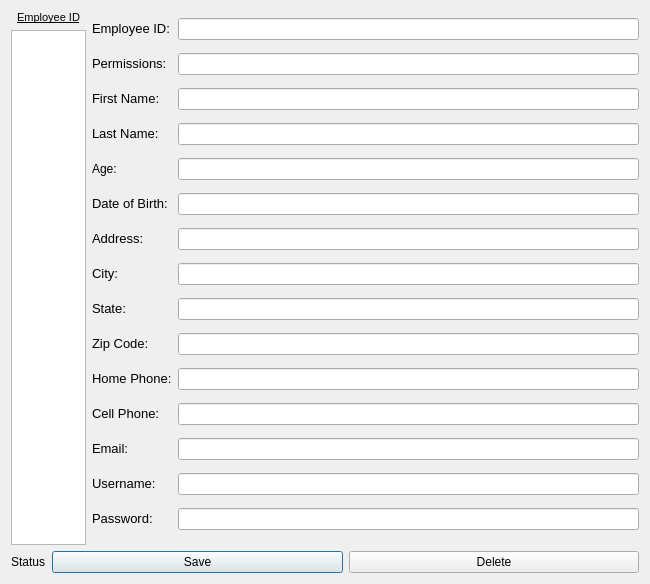
<?xml version="1.0" encoding="UTF-8"?>
<ui version="4.0">
 <class>EditEmployees</class>
 <widget class="QDialog" name="EditEmployees">
  <property name="geometry">
   <rect>
    <x>0</x>
    <y>0</y>
    <width>650</width>
    <height>584</height>
   </rect>
  </property>
  <property name="windowTitle">
   <string>Dialog</string>
  </property>
  <layout class="QGridLayout" name="gridLayout_3">
   <item row="0" column="0" colspan="2">
    <widget class="QLabel" name="label">
     <property name="maximumSize">
      <size>
       <width>75</width>
       <height>16777215</height>
      </size>
     </property>
     <property name="text">
      <string>&lt;html&gt;&lt;head/&gt;&lt;body&gt;&lt;p align=&quot;center&quot;&gt;&lt;span style=&quot; font-size:8pt; text-decoration: underline;&quot;&gt;Employee ID&lt;/span&gt;&lt;/p&gt;&lt;/body&gt;&lt;/html&gt;</string>
     </property>
    </widget>
   </item>
   <item row="0" column="2" rowspan="2">
    <layout class="QGridLayout" name="gridLayout">
     <item row="0" column="0">
      <widget class="QLabel" name="EIN">
       <property name="text">
        <string>&lt;html&gt;&lt;head/&gt;&lt;body&gt;&lt;p&gt;&lt;span style=&quot; font-size:10pt;&quot;&gt;Employee ID:&lt;/span&gt;&lt;/p&gt;&lt;/body&gt;&lt;/html&gt;</string>
       </property>
      </widget>
     </item>
     <item row="0" column="1">
      <widget class="QLineEdit" name="einlineedit2"/>
     </item>
     <item row="1" column="0">
      <widget class="QLabel" name="permissions">
       <property name="text">
        <string>&lt;html&gt;&lt;head/&gt;&lt;body&gt;&lt;p&gt;&lt;span style=&quot; font-size:10pt;&quot;&gt;Permissions:&lt;/span&gt;&lt;/p&gt;&lt;/body&gt;&lt;/html&gt;</string>
       </property>
      </widget>
     </item>
     <item row="1" column="1">
      <widget class="QLineEdit" name="permissionslineedit2"/>
     </item>
     <item row="2" column="0">
      <widget class="QLabel" name="firstname">
       <property name="text">
        <string>&lt;html&gt;&lt;head/&gt;&lt;body&gt;&lt;p&gt;&lt;span style=&quot; font-size:10pt;&quot;&gt;First Name:&lt;/span&gt;&lt;/p&gt;&lt;/body&gt;&lt;/html&gt;</string>
       </property>
      </widget>
     </item>
     <item row="2" column="1">
      <widget class="QLineEdit" name="firstnameedit2"/>
     </item>
     <item row="3" column="0">
      <widget class="QLabel" name="lastname">
       <property name="text">
        <string>&lt;html&gt;&lt;head/&gt;&lt;body&gt;&lt;p&gt;&lt;span style=&quot; font-size:10pt;&quot;&gt;Last Name:&lt;/span&gt;&lt;/p&gt;&lt;/body&gt;&lt;/html&gt;</string>
       </property>
      </widget>
     </item>
     <item row="3" column="1">
      <widget class="QLineEdit" name="lastnameedit2"/>
     </item>
     <item row="4" column="0">
      <widget class="QLabel" name="age">
       <property name="text">
        <string>Age:</string>
       </property>
      </widget>
     </item>
     <item row="4" column="1">
      <widget class="QLineEdit" name="agelineedit2"/>
     </item>
     <item row="5" column="0">
      <widget class="QLabel" name="dob">
       <property name="text">
        <string>&lt;html&gt;&lt;head/&gt;&lt;body&gt;&lt;p&gt;&lt;span style=&quot; font-size:10pt;&quot;&gt;Date of Birth: &lt;/span&gt;&lt;/p&gt;&lt;/body&gt;&lt;/html&gt;</string>
       </property>
      </widget>
     </item>
     <item row="5" column="1">
      <widget class="QLineEdit" name="doblineedit2"/>
     </item>
     <item row="6" column="0">
      <widget class="QLabel" name="address">
       <property name="text">
        <string>&lt;html&gt;&lt;head/&gt;&lt;body&gt;&lt;p&gt;&lt;span style=&quot; font-size:10pt;&quot;&gt;Address:&lt;/span&gt;&lt;/p&gt;&lt;/body&gt;&lt;/html&gt;</string>
       </property>
      </widget>
     </item>
     <item row="6" column="1">
      <widget class="QLineEdit" name="addresslineedit2"/>
     </item>
     <item row="7" column="0">
      <widget class="QLabel" name="city">
       <property name="text">
        <string>&lt;html&gt;&lt;head/&gt;&lt;body&gt;&lt;p&gt;&lt;span style=&quot; font-size:10pt;&quot;&gt;City:&lt;/span&gt;&lt;/p&gt;&lt;/body&gt;&lt;/html&gt;</string>
       </property>
      </widget>
     </item>
     <item row="7" column="1">
      <widget class="QLineEdit" name="citylineedit2"/>
     </item>
     <item row="8" column="0">
      <widget class="QLabel" name="state">
       <property name="text">
        <string>&lt;html&gt;&lt;head/&gt;&lt;body&gt;&lt;p&gt;&lt;span style=&quot; font-size:10pt;&quot;&gt;State:&lt;/span&gt;&lt;/p&gt;&lt;/body&gt;&lt;/html&gt;</string>
       </property>
      </widget>
     </item>
     <item row="8" column="1">
      <widget class="QLineEdit" name="statelineedit2"/>
     </item>
     <item row="9" column="0">
      <widget class="QLabel" name="zipcode">
       <property name="text">
        <string>&lt;html&gt;&lt;head/&gt;&lt;body&gt;&lt;p&gt;&lt;span style=&quot; font-size:10pt;&quot;&gt;Zip Code:&lt;/span&gt;&lt;/p&gt;&lt;/body&gt;&lt;/html&gt;</string>
       </property>
      </widget>
     </item>
     <item row="9" column="1">
      <widget class="QLineEdit" name="zipcodelineedit2"/>
     </item>
     <item row="10" column="0">
      <widget class="QLabel" name="homephone">
       <property name="text">
        <string>&lt;html&gt;&lt;head/&gt;&lt;body&gt;&lt;p&gt;&lt;span style=&quot; font-size:10pt;&quot;&gt;Home Phone:&lt;/span&gt;&lt;/p&gt;&lt;/body&gt;&lt;/html&gt;</string>
       </property>
      </widget>
     </item>
     <item row="10" column="1">
      <widget class="QLineEdit" name="homelineedit2"/>
     </item>
     <item row="11" column="0">
      <widget class="QLabel" name="cellphone">
       <property name="text">
        <string>&lt;html&gt;&lt;head/&gt;&lt;body&gt;&lt;p&gt;&lt;span style=&quot; font-size:10pt;&quot;&gt;Cell Phone:&lt;/span&gt;&lt;/p&gt;&lt;/body&gt;&lt;/html&gt;</string>
       </property>
      </widget>
     </item>
     <item row="11" column="1">
      <widget class="QLineEdit" name="celllineedit2"/>
     </item>
     <item row="12" column="0">
      <widget class="QLabel" name="email">
       <property name="text">
        <string>&lt;html&gt;&lt;head/&gt;&lt;body&gt;&lt;p&gt;&lt;span style=&quot; font-size:10pt;&quot;&gt;Email:&lt;/span&gt;&lt;/p&gt;&lt;/body&gt;&lt;/html&gt;</string>
       </property>
      </widget>
     </item>
     <item row="12" column="1">
      <widget class="QLineEdit" name="emaillineedit2"/>
     </item>
     <item row="13" column="0">
      <widget class="QLabel" name="username">
       <property name="text">
        <string>&lt;html&gt;&lt;head/&gt;&lt;body&gt;&lt;p&gt;&lt;span style=&quot; font-size:10pt;&quot;&gt;Username:&lt;/span&gt;&lt;/p&gt;&lt;/body&gt;&lt;/html&gt;</string>
       </property>
      </widget>
     </item>
     <item row="13" column="1">
      <widget class="QLineEdit" name="usernamelineedit2"/>
     </item>
     <item row="14" column="0">
      <widget class="QLabel" name="password">
       <property name="text">
        <string>&lt;html&gt;&lt;head/&gt;&lt;body&gt;&lt;p&gt;&lt;span style=&quot; font-size:10pt;&quot;&gt;Password:&lt;/span&gt;&lt;/p&gt;&lt;/body&gt;&lt;/html&gt;</string>
       </property>
      </widget>
     </item>
     <item row="14" column="1">
      <widget class="QLineEdit" name="passwordlineedit2">
       <property name="echoMode">
        <enum>QLineEdit::Password</enum>
       </property>
      </widget>
     </item>
    </layout>
   </item>
   <item row="1" column="0" colspan="2">
    <widget class="QListView" name="einlistview">
     <property name="maximumSize">
      <size>
       <width>75</width>
       <height>16777215</height>
      </size>
     </property>
    </widget>
   </item>
   <item row="2" column="0">
    <widget class="QLabel" name="statuslabel">
     <property name="maximumSize">
      <size>
       <width>16777215</width>
       <height>10</height>
      </size>
     </property>
     <property name="text">
      <string>Status</string>
     </property>
    </widget>
   </item>
   <item row="2" column="1" colspan="2">
    <layout class="QGridLayout" name="gridLayout_2">
     <item row="0" column="0">
      <widget class="QPushButton" name="savebutton">
       <property name="text">
        <string>Save</string>
       </property>
      </widget>
     </item>
     <item row="0" column="1">
      <widget class="QPushButton" name="deletebutton">
       <property name="text">
        <string>Delete</string>
       </property>
      </widget>
     </item>
    </layout>
   </item>
  </layout>
  <zorder>addresslineedit2</zorder>
  <zorder>dob</zorder>
  <zorder>address</zorder>
  <zorder>doblineedit2</zorder>
  <zorder>city</zorder>
  <zorder>state</zorder>
  <zorder>citylineedit2</zorder>
  <zorder>statelineedit2</zorder>
  <zorder>zipcodelineedit2</zorder>
  <zorder>homelineedit2</zorder>
  <zorder>homephone</zorder>
  <zorder>zipcode</zorder>
  <zorder>celllineedit2</zorder>
  <zorder>cellphone</zorder>
  <zorder>email</zorder>
  <zorder>username</zorder>
  <zorder>emaillineedit2</zorder>
  <zorder>usernamelineedit2</zorder>
  <zorder>passwordlineedit2</zorder>
  <zorder>password</zorder>
  <zorder>permissions</zorder>
  <zorder>einlistview</zorder>
  <zorder>einlineedit2</zorder>
  <zorder>EIN</zorder>
  <zorder>firstname</zorder>
  <zorder>firstnameedit2</zorder>
  <zorder>lastname</zorder>
  <zorder>permissionslineedit2</zorder>
  <zorder>agelineedit2</zorder>
  <zorder>lastnameedit2</zorder>
  <zorder>age</zorder>
  <zorder>statuslabel</zorder>
  <zorder>label</zorder>
  <zorder>deletebutton</zorder>
 </widget>
 <resources/>
 <connections/>
</ui>
